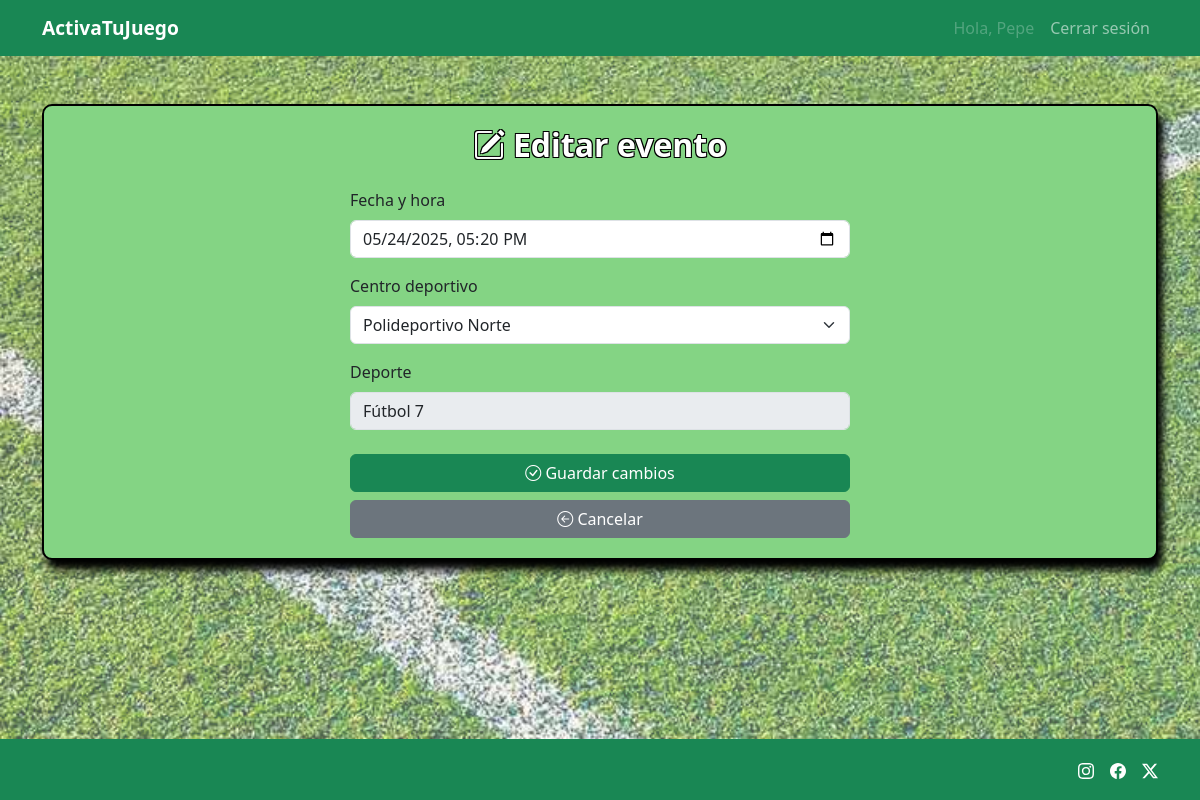
/views/editar_evento.php?evento_id=36 (signed in), run on the app's committed database.
### tables this page shows
CREATE TABLE `evento` (
  `id` int(11) NOT NULL,
  `organizador_id` int(11) NOT NULL,
  `deporte_id` int(11) NOT NULL,
  `centro_id` int(11) NOT NULL,
  `fecha` datetime NOT NULL,
  `estado` enum('activo','finalizado','completo') DEFAULT 'activo',
  `jugadores_aceptados` int(11) DEFAULT 0
);

CREATE TABLE `centrodeportivo` (
  `id` int(11) NOT NULL,
  `nombre` varchar(100) NOT NULL,
  `direccion` varchar(255) NOT NULL
);

CREATE TABLE `deporte` (
  `id` int(11) NOT NULL,
  `nombre` varchar(100) NOT NULL,
  `descripcion` text DEFAULT NULL,
  `numero_jugadores` int(11) NOT NULL,
  `imagen` varchar(255) DEFAULT NULL
);

### views/editar_evento.php (the view, shortened to what this page needs)
<?php
require_once('../config/database.php');
include('../includes/header.php');
$evento_id = intval($_GET['evento_id']);
$usuario_id = $_SESSION['usuario_id'];
$sql = "SELECT * FROM evento WHERE id = ? AND organizador_id = ? AND estado = 'activo'";
$stmt = mysqli_prepare($connection, $sql);
mysqli_stmt_bind_param($stmt, "ii", $evento_id, $usuario_id);
mysqli_stmt_execute($stmt);
$resultado = mysqli_stmt_get_result($stmt);
$evento = mysqli_fetch_assoc($resultado);
$centros = mysqli_query($connection, "SELECT * FROM centrodeportivo");
?>
<div class="container mt-5">
    <div class="encabezado-eventos text-center animado" id="anim-panel">
        <h1 class="titulo-eventos mb-4">
            <i class="bi bi-pencil-square me-2"></i> Editar evento
        </h1>
        <form method="POST" action="../controllers/actualizar_evento.php" class="text-start mx-auto"
            style="max-width: 500px;">
            <div class="mb-3">
                <label for="fecha" class="form-label">Fecha y hora</label>
                <input type="datetime-local" class="form-control" name="fecha" id="fecha"
                    value="<?= date('Y-m-d\TH:i', strtotime($evento['fecha'])) ?>"
                    min="<?= (new DateTime())->format('Y-m-d\TH:i') ?>" required>
            </div>
            <div class="mb-3">
                <label for="centro_id" class="form-label">Centro deportivo</label>
                <select name="centro_id" id="centro_id" class="form-select" required>
                    <?php while ($centro = mysqli_fetch_assoc($centros)): ?>
                        <option value="<?= $centro['id'] ?>" <?= $centro['id'] == $evento['centro_id'] ? 'selected' : '' ?>>
                            <?= htmlspecialchars($centro['nombre']) ?>
                        </option>
                    <?php endwhile; ?>
                </select>
            </div>
            <div class="mb-3">
                <label class="form-label">Deporte</label>
                <input type="text" class="form-control" value="<?php
                $deporte_nombre = mysqli_fetch_assoc(mysqli_query($connection, "SELECT nombre FROM deporte WHERE id = " . $evento['deporte_id']));
                echo htmlspecialchars($deporte_nombre['nombre']);
                ?>" disabled>
            </div>
            <div class="d-grid gap-2 mt-4">
                <button type="submit" class="btn btn-success">
                    <i class="bi bi-check-circle"></i> Guardar cambios
                </button>
                <a href="mis_eventos.php" class="btn btn-secondary">
                    <i class="bi bi-arrow-left-circle"></i> Cancelar
                </a>
            </div>
        </form>
    </div>
</div>
<?php include('../includes/footer.php'); ?>

### public/css/style.css (style rules this page uses)
body { display: flex; flex-direction: column; min-height: 100vh; position: relative; margin: 0; padding: 0; }
body::before { content: ""; position: fixed; top: 0; left: 0; width: 100%; height: 100%; background: url('../img/fondo_cesped.jpg') no-repeat center center fixed; background-size: cover; opacity: 0.7; z-index: -1; }
.encabezado-eventos { background-color: rgb(132, 212, 132); border: 2px solid black; padding: 20px; border-radius: 10px; margin-bottom: 30px; box-shadow: 5px 10px 8px #000000; }
.animado { opacity: 0; transition: opacity 0.5s ease; }
.animado.visible { animation: slideInLeft 1s ease forwards; }
.titulo-eventos { font-size: 2rem; font-weight: bold; color: white; display: flex; align-items: center; justify-content: center; text-shadow: -1px -1px 0 black, 1px -1px 0 black, -1px 1px 0 black, 1px 1px 0 black; margin-bottom: 20px; }

### data on the page
evento: fecha "05/24/2025 17:20", centro_id "Polideportivo Norte"
deporte: nombre "Fútbol 7"

### other printed values
$_SESSION['nombre'] "Pepe"
